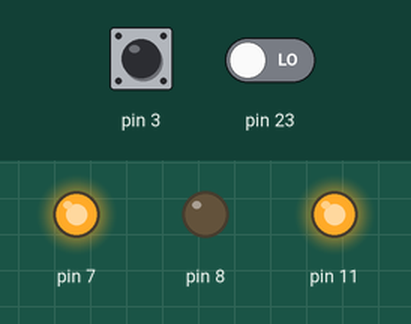
A program run on a simulated Raspberry Pi (header pin numbers). On the bench: output pins drawn as LEDs (lit = HIGH). The inputs (shaded band) are chosen by the test bench; at power-on: pin 3 HIGH, pin 23 LOW. The clock reads 2024-03-15 10:24:30 at power-on unless the program sets it. At 7.0 s the program stops and its outputs stay as they are.

Above: at 5.1 s.
At 7.1 s:
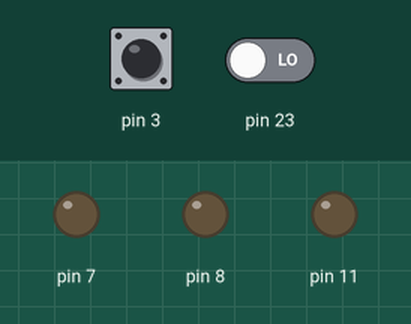
Timing chart, 0 to 8.5 s (numbered marks = the images above):
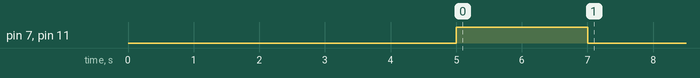

The program:

exit.py
```python
import RPi.GPIO as GPIO
import time
#inPin=23
#inPin1=3
waitTime=5
GPIO.setwarnings(False)
GPIO.setmode(GPIO.BOARD)
GPIO.setup(23,GPIO.IN)
GPIO.setup(3,GPIO.IN)
GPIO.setup(8,GPIO.OUT)
GPIO.setup(7,GPIO.OUT)
GPIO.setup(11,GPIO.OUT)
now=time.time()
while(time.time()-now<waitTime):
        if GPIO.input(3)==1:
                now1=time.time()
                waitTime=5
                while(time.time()-now1<waitTime):
                #&& GPIO.input(3)==1:
                #GPIO.output(11,GPIO.LOW)
                #GPIO.output(8,GPIO.HIGH)
                #time.sleep(2)
                #GPIO.output(8,GPIO.LOW)

                #while(time.time()-now<waitTime)
                        if GPIO.input(23)==1:
                                GPIO.output(8,GPIO.HIGH)
                                time.sleep(2)
                                GPIO.output(8,GPIO.LOW)
                                if GPIO.input(23)==1:
                                        GPIO.output(7,GPIO.HIGH)
                                        GPIO.output(11,GPIO.HIGH)
                                        time.sleep(2)
                                        GPIO.output(7,GPIO.LOW)
                                        GPIO.output(11,GPIO.LOW)
                        elif time.time()-now>waitTime:
                                GPIO.output(7,GPIO.HIGH)
                                GPIO.output(11,GPIO.HIGH)
                                time.sleep(2)
   				GPIO.output(7,GPIO.LOW)
                                GPIO.output(11,GPIO.LOW)
        elif time.time()-now>waitTime:
                GPIO.output(7,GPIO.HIGH)
                GPIO.output(11,GPIO.HIGH)
                time.sleep(2)
                GPIO.output(7,GPIO.LOW)
                GPIO.output(11,GPIO.LOW)
```
